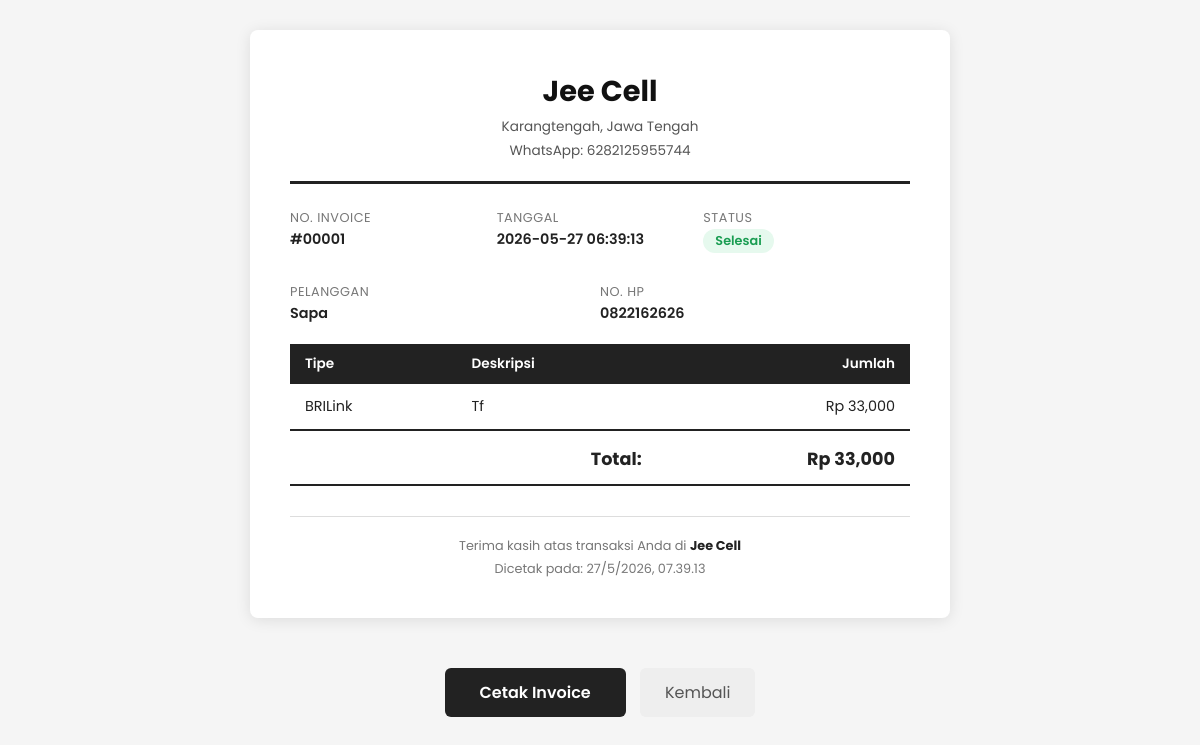
The app's page /admin/transactions/1/invoice (signed in) with its own data.
### tables this page shows
CREATE TABLE settings (
        id INTEGER PRIMARY KEY AUTOINCREMENT,
        key TEXT UNIQUE NOT NULL,
        value TEXT
    );

CREATE TABLE transactions (
        id INTEGER PRIMARY KEY AUTOINCREMENT,
        type TEXT NOT NULL,
        description TEXT,
        amount REAL DEFAULT 0,
        customer_name TEXT,
        customer_phone TEXT,
        notes TEXT,
        status TEXT DEFAULT 'completed',
        created_at TIMESTAMP DEFAULT CURRENT_TIMESTAMP
    );

### app.py (the view)
@app.route('/admin/transactions/<int:tid>/invoice')
@admin_required
def admin_transaction_invoice(tid):
    transaction = get_transaction(tid)
    if not transaction:
        flash('Transaksi tidak ditemukan!', 'error')
        return redirect(url_for('admin_transactions'))
    settings = get_all_settings()
    return render_template('admin/invoice.html',
                           transaction=transaction,
                           settings=settings)

### app.py (called while the page is built)
def admin_required(f):
    @wraps(f)
    def decorated(*args, **kwargs):
        if not session.get('admin_logged_in'):
            return redirect(url_for('admin_login'))
        return f(*args, **kwargs)
    return decorated

### database.py (called while the page is built)
def get_db():
    conn = sqlite3.connect(DB_PATH)
    conn.row_factory = sqlite3.Row
    conn.execute("PRAGMA journal_mode=WAL")
    conn.execute("PRAGMA foreign_keys=ON")
    return conn

def get_all_settings():
    conn = get_db()
    rows = conn.execute("SELECT key, value FROM settings").fetchall()
    conn.close()
    return {r['key']: r['value'] for r in rows}

def get_transaction(transaction_id):
    conn = get_db()
    row = conn.execute("SELECT * FROM transactions WHERE id=?", (transaction_id,)).fetchone()
    conn.close()
    return row

### templates/admin/invoice.html (shortened to what this page needs)
<!DOCTYPE html>
<html lang="id">
<head>
</head>
<body>
    <div class="invoice-container">
        <div class="invoice-header">
            <h1>{{ settings.get('store_name', 'Jee Cell') }}</h1>
            {% if settings.get('address') %}
            <p>{{ settings.address }}</p>
            {% endif %}
            {% if settings.get('whatsapp') %}
            <p>WhatsApp: {{ settings.whatsapp }}</p>
            {% endif %}
        </div>
        <div class="invoice-meta">
            <div>
                <div class="label">No. Invoice</div>
                <div class="value">#{{ '%05d'|format(transaction.id) }}</div>
            </div>
            <div>
                <div class="label">Tanggal</div>
                <div class="value">{{ transaction.created_at }}</div>
            </div>
            <div>
                <div class="label">Status</div>
                <div class="value">
                    {% if transaction.status == 'completed' %}
                    <span class="status-badge status-completed">Selesai</span>
                    {% elif transaction.status == 'pending' %}
                    <span class="status-badge status-pending">Pending</span>
                    {% else %}
                    <span class="status-badge status-cancelled">{{ transaction.status }}</span>
                    {% endif %}
                </div>
            </div>
        </div>
        {% if transaction.customer_name or transaction.customer_phone %}
        <div class="invoice-meta" style="margin-bottom: 20px;">
            {% if transaction.customer_name %}
            <div>
                <div class="label">Pelanggan</div>
                <div class="value">{{ transaction.customer_name }}</div>
            </div>
            {% endif %}
            {% if transaction.customer_phone %}
            <div>
                <div class="label">No. HP</div>
                <div class="value">{{ transaction.customer_phone }}</div>
            </div>
            {% endif %}
        </div>
        {% endif %}
        <table class="invoice-table">
            <thead>
                <tr>
                    <th>Tipe</th>
                    <th>Deskripsi</th>
                    <th style="text-align:right;">Jumlah</th>
                </tr>
            </thead>
            <tbody>
                <tr>
                    <td>{{ transaction.type }}</td>
                    <td>{{ transaction.description or '-' }}</td>
                    <td style="text-align:right;">Rp {{ '{:,.0f}'.format(transaction.amount) }}</td>
                </tr>
                <tr class="total-row">
                    <td colspan="2" style="text-align:right;">Total:</td>
                    <td style="text-align:right;">Rp {{ '{:,.0f}'.format(transaction.amount) }}</td>
                </tr>
            </tbody>
        </table>
        <div class="invoice-footer">
            <p>Terima kasih atas transaksi Anda di <strong>{{ settings.get('store_name', 'Jee Cell') }}</strong></p>
            <p style="margin-top:5px;">Dicetak pada: <span id="printDate"></span></p>
        </div>
    </div>
    <div class="actions no-print">
        <button class="btn-print" onclick="window.print()">
             Cetak Invoice
        </button>
        <a href="{{ url_for('admin_transactions') }}" class="btn-back">
             Kembali
        </a>
    </div>
</body>
</html>

### templates/admin/invoice.html (style rules this page uses)
* { margin: 0; padding: 0; box-sizing: border-box; }
body { font-family: 'Poppins', Arial, sans-serif; color: #222; background: #f5f5f5; }
.no-print { display: block; }
.invoice-container { max-width: 700px; margin: 30px auto; background: #fff; padding: 40px; box-shadow: 0 2px 15px rgba(0,0,0,0.1); border-radius: 8px; }
.invoice-header { text-align: center; border-bottom: 3px solid #222; padding-bottom: 20px; margin-bottom: 25px; }
.invoice-header h1 { font-size: 1.8rem; font-weight: 700; color: #111; }
.invoice-header p { font-size: 0.85rem; color: #555; margin-top: 4px; }
.invoice-meta { display: flex; justify-content: space-between; margin-bottom: 30px; font-size: 0.9rem; }
.invoice-meta div { flex: 1; }
.invoice-meta .label { color: #777; font-size: 0.8rem; text-transform: uppercase; letter-spacing: 0.5px; }
.invoice-meta .value { font-weight: 600; margin-top: 2px; }
.invoice-table { width: 100%; border-collapse: collapse; margin-bottom: 25px; }
.invoice-table th { background: #222; color: #fff; padding: 10px 15px; text-align: left; font-size: 0.85rem; font-weight: 600; }
.invoice-table td { padding: 12px 15px; border-bottom: 1px solid #eee; font-size: 0.9rem; }
.invoice-table tr:last-child td { border-bottom: 2px solid #222; }
.total-row td { font-weight: 700; font-size: 1.1rem; border-top: 2px solid #222; border-bottom: none; padding-top: 15px; }
.invoice-footer { margin-top: 30px; padding-top: 20px; border-top: 1px solid #ddd; text-align: center; font-size: 0.8rem; color: #777; }
.invoice-footer strong { color: #222; }
.status-badge { display: inline-block; padding: 3px 12px; border-radius: 12px; font-size: 0.8rem; font-weight: 600; }
.status-completed { background: #e6f9ee; color: #1a9d52; }
.btn-print { display: inline-block; margin: 20px auto; padding: 12px 35px; background: #222; color: #fff; border: none; border-radius: 6px; font-size: 1rem; font-weight: 600; cursor: pointer; font-family: 'Poppins', sans-serif; }
.btn-back { display: inline-block; margin-left: 10px; padding: 12px 25px; background: #eee; color: #555; border: none; border-radius: 6px; font-size: 1rem; cursor: pointer; text-decoration: none; font-family: 'Poppins', sans-serif; }
.actions { text-align: center; margin-top: 20px; }

### records on screen
settings: get "Jee Cell"
settings: address "Karangtengah, Jawa Tengah"
settings: whatsapp "6282125955744"
transactions: id "00001", amount "33,000"
